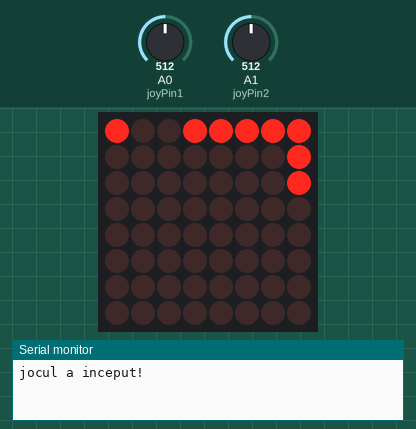
This sketch was run on a simulated Arduino Uno, built with avr-gcc and run on an emulated ATmega328P. On the bench: 8×8 LED matrix, the last lines printed to the serial monitor. The inputs (shaded band) are chosen by the test bench; at power-on: A0 (joyPin1) = 512, A1 (joyPin2) = 512. Random numbers use the default seed unless the sketch sets one.

Above: at 1.27 s.
1.3 s: A0 (joyPin1) set to 902
3.0 s: A0 (joyPin1) set to 924
At 4.13 s:
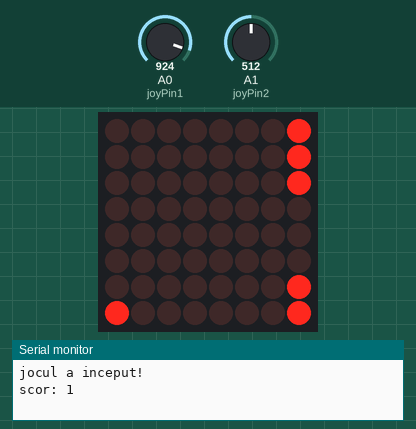
4.9 s: A0 (joyPin1) set to 808
6.4 s: A0 (joyPin1) set to 785
At 8.25 s:
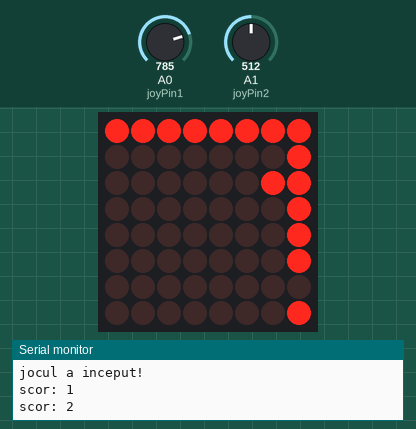
8.4 s: A0 (joyPin1) set to 1023
At 10.2 s:
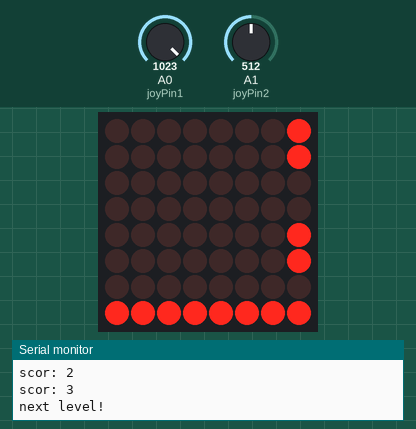
10.3 s: A0 (joyPin1) set to 716
At 12.4 s:
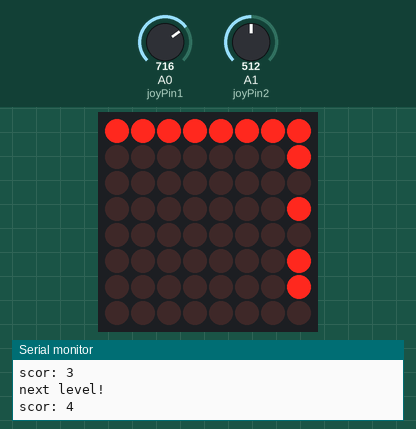
Timing chart, 0 to 13.9 s (numbered marks = the images above; inputs shaded):
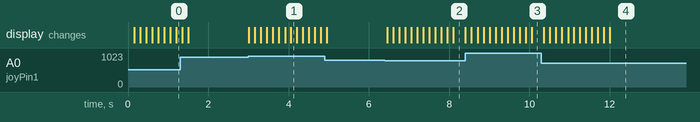

The sketch:

CadeCerul.ino
```cpp
#include "LedControl.h" //  need the library
LedControl lc=LedControl(12,11,10,1); //

 int stdValue = 55;
 int joyPin1 = 0;                 // slider variable connecetd to analog pin 0
 int joyPin2 = 1;                 // slider variable connecetd to analog pin 1
 int buttonPin = 6;
 int value1 = 0;                  // variable to read the value from the analog pin 0
 int value2 = 0;                  // variable to read the value from the analog pin 1
 byte Start = 0;
  int  row = 0;
  int  col = 4;
 int timpIntreLinii = 6000;
 int previousScor = 0;
 unsigned long previousMillis2 = 0;
 unsigned long previousMillisR = 0;

 unsigned long prevMillis = 0;
 byte state[10][10];
 byte waitSignal = 0;
 int numRows = 0;
 int scor = 0;
 int ok = 0;

void setup()
{
  pinMode(buttonPin, INPUT);
  lc.shutdown(0,false);// turn off power saving, enables display
  lc.setIntensity(0,8);// sets brightness (0~15 possible values)
  lc.clearDisplay(0);// clear screen
  Serial.begin(9600);
 }

 void loop()
{
  if (waitSignal == 0)
    mesajStart();
    else
    if (waitSignal == 1 && Start==1)
      {mesajStartOff();
       Serial.println("jocul a inceput!");}
      else
      if (waitSignal == 1)
      {coboaraCer();
       cresteDificultate();
       pamanteanStillAlive();
      }
      else
      if (waitSignal == 3)
      {//mesajSfarsit();
       //if(millis() - prevMillis >=3000)
       afiseazaScor();
        //prevMillis = millis();

      }

  comandaPamantean();
  checkCer();
}

         //MESAJE STANDARD
void afiseazaScor()
{
   int r = scor/10%10;
   switch (r)
   {case 0: afiseaza0();
            break;
    case 1: afiseaza1();
            break;
    case 2: afiseaza2();
            break;
    case 3: afiseaza3();
            break;
    case 4: //afiseaza4();
            break;
   }
}

void afiseaza0()
{lc.clearDisplay(0);
   lc.setLed(0,4,5,true);
   lc.setLed(0,3,4,true);
   lc.setLed(0,3,3,true);
   lc.setLed(0,5,4,true);
   lc.setLed(0,5,3,true);
   lc.setLed(0,4,2,true);
}

void afiseaza1()
{lc.clearDisplay(0);
   lc.setLed(0,4,5,true);
   lc.setLed(0,4,4,true);
   lc.setLed(0,4,3,true);
   lc.setLed(0,4,2,true);
   lc.setLed(0,3,2,true);
   lc.setLed(0,5,2,true);
   lc.setLed(0,3,4,true);
}

void afiseaza2()
{lc.clearDisplay(0);
   lc.setLed(0,3,5,true);
   lc.setLed(0,4,5,true);
   lc.setLed(0,4,4,true);
   lc.setLed(0,4,3,true);
   lc.setLed(0,3,3,true);
   lc.setLed(0,3,2,true);
   lc.setLed(0,3,1,true);
   lc.setLed(0,4,1,true);
}

void afiseaza3()
{lc.clearDisplay(0);
   lc.setLed(0,3,5,true);
   lc.setLed(0,4,5,true);
   lc.setLed(0,4,4,true);
   lc.setLed(0,4,3,true);
   lc.setLed(0,3,3,true);
   lc.setLed(0,4,2,true);
   lc.setLed(0,4,1,true);
   lc.setLed(0,3,1,true);
}

void mesajStart()
 {
  lc.clearDisplay(0);
  int i;
  for (i=3; i<=5; i++)
    {lc.setLed(0,1,i,true);
     lc.setLed(0,3,i,true);
     lc.setLed(0,5,i,true);
    }
  lc.setLed(0,2,4,true);
  Start = 1;
 }

 void mesajStartOff()
 {
  lc.clearDisplay(0);
  Start = 0;
 }

 void mesajSfarsit()
 {lc.clearDisplay(0);
  for (int i = 1; i <= 6; i++)
      {lc.setLed(0,i,i,true);
       lc.setLed(0,i,7-i,true);
      }
  waitSignal = 4;
 }

         //despre PAMANTEAN
 void shoot(int coloana)
 {
  unsigned long currentMillis = millis();
  int contor = 0;


   for (int row1=1; row1<=7; row1++)
     if (state[coloana][row1] == 0)
      lc.setLed(0,coloana,row1,true); // turns on LED at coloana, row

   for (int row1=1; row1<=7; row1++)
     if (state[coloana][row1] == 0)
       lc.setLed(0,coloana,row1,false);


   state[coloana][8]=1;
   for (int row1=1; row1<=8; row1++)
      if (state[coloana][row1] == 1)
        {
         lc.setLed(0,coloana,row1-1,true);
         state[coloana][row1-1] = 1;
         break;
        }
}

int treatValue(int data) {
  return (data * 9 / 1024) + 48;
 }

 void comandaPamantean()    //interpretarea datelor primite de la joystick
 {

  unsigned long currentMillis = millis();

   lc.setLed(0,col,row,true);
   state[col][row] = 1;
   value1 = analogRead(joyPin1);
   if (millis() - previousMillisR >= 150)
    {value2 = analogRead(joyPin2);
     previousMillisR = millis();

     if (treatValue(value1) != stdValue || treatValue(value2) != stdValue)
      waitSignal = 1;

       lc.setLed(0,col,row,false);
       state[col][row] = 0;
       if (treatValue(value1) > stdValue)
         col++;
         else
         if (treatValue(value1) < stdValue)
          col--;

       if (col == 8)
           col = 7;
       if (col == -1)
           col = 0;


     if (treatValue(value2) < stdValue)
         shoot(col);

     lc.setLed(0,col,row,true);
     state[col][row] = 1;

      //checkCer();              //dupa fiecare comanda de la jucator, verifica daca s-a completat vreun rand si eventual il sterge

    }
 }

  void pamanteanStillAlive()
 {
  if (numRows == 8)
    {Serial.print("GAME OVER. scor final: ");
     Serial.println(scor);
     waitSignal = 3;
    }
 }

      //despre CER
 void genereazaLinieCer()
{
   //generam un n intre 4 si 7
   int n = rand()%4;
   n += 4;

   int i=0;
   while (i < n)
       {int j = rand()%8;
        lc.setLed(0,j,7,true);
        state[j][7] = 1;
        i++;
       }
 numRows++;
}


 void coboaraCer()
 {
 //dupa fiecare timpIntreLinii secunde, fiecare linie cade cu o pozitie
  unsigned long currentMillis = millis();
  int lastRow = 8 - numRows;

  if (currentMillis - previousMillis2 >= timpIntreLinii || ok == 2)
   { for (int i = lastRow; i <= 7; i++)
      for (int j = 0; j <= 7; j++)
       {state[j][i-1] = state[j][i];
        lc.setLed(0,j,i,false);
        state[j][i] = 0;
        if (state[j][i-1] == 1)
          lc.setLed(0,j,i-1,true);
       }
   genereazaLinieCer();
   previousMillis2 = currentMillis;
   }
 }

 void acoperaGol(int fullRow)
 {
  for (int x = fullRow; x >= 1; x--)
    for (int j = 0; j <= 7; j++)
        if (state[j][x] == 1)
            {lc.setLed(0,j,x,false);
             state[j][x] = 0;
            }
 }

 void checkCer()
 {
  //daca toate ledurile unui rand sunt aprinse, sterge linia si numRows--. scor++
   for (int i = 1; i <= 7; i++)
    {ok = 1;
     for (int j = 0; j <= 7; j++)
        if (state[j][i] == 0)
          ok = 0;
     if (ok == 1)   //inseamna ca toate ledurile unui rand sund aprinse
        {acoperaGol(i);
         numRows--;
         scor++;
         for (int k = 0; k <= 7; k++)
          {lc.setLed(0,k,i,false);
           state[k][i] = 0;
           }
         Serial.print("scor: ");
         Serial.println(scor);
         ok = 2;
         //coboaraCer();
        }
    }
 }

 void cresteDificultate()
 {
  unsigned long currentMillis = millis();
  if (scor - previousScor == 3)
    {previousScor = scor;
     timpIntreLinii -= 1000;
     Serial.println("next level!");
     }
  if (timpIntreLinii <= 0)
      waitSignal = 3;
 }
```

Measured:
- the behaviour switches between 910 and 911 on A0 (joyPin1) (found by bisection; images 0 and 1)
- the behaviour switches between 797 and 796 on A0 (joyPin1) (found by bisection; images 1 and 2)
- after the input at 3.0 s, the display: first changes at once (image 1 shows a later state)
- after the input at 6.4 s, the display: first changes after 0.06 s (image 2 shows a later state)
- after the input at 8.4 s, the display: first changes at once (image 3 shows a later state)
